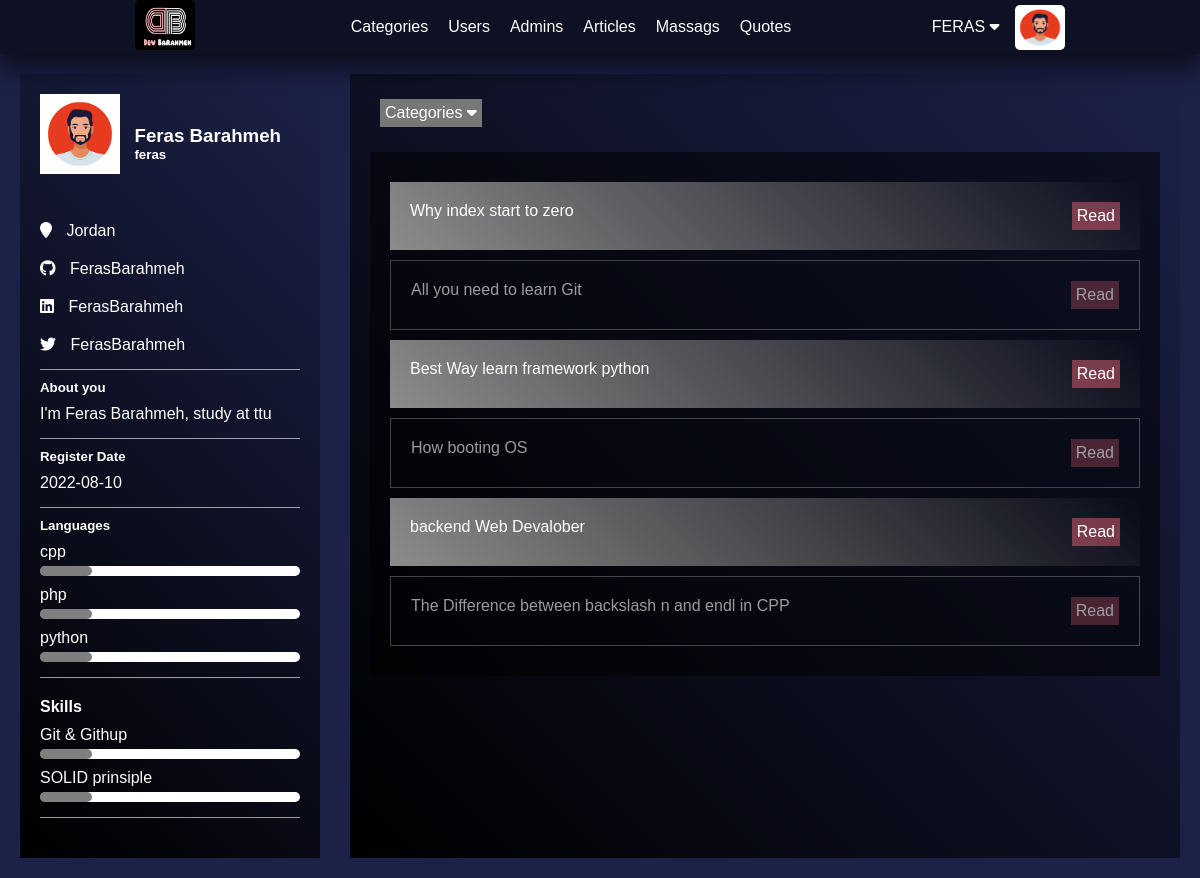
Page /admin/profile.php (signed in) on the committed database.
### tables this page shows
CREATE TABLE `users` (
  `IdUser` int(11) NOT NULL COMMENT 'Identify user number',
  `userName` char(255) NOT NULL,
  `password` varchar(255) NOT NULL,
  `email` varchar(255) NOT NULL,
  `fullName` varchar(255) NOT NULL,
  `aboutYou` varchar(255) NOT NULL,
  `langs` varchar(255) NOT NULL,
  `tools` text DEFAULT NULL,
  `permission` tinyint(11) NOT NULL,
  `age` tinyint(4) NOT NULL,
  `imageName` varchar(255) DEFAULT NULL,
  `dataRegister` date NOT NULL
);

CREATE TABLE `articles` (
  `IdArticle` int(11) NOT NULL,
  `titleArticle` varchar(255) NOT NULL,
  `content` text NOT NULL,
  `imageName` varchar(255) DEFAULT NULL,
  `IdUser` int(11) NOT NULL,
  `categoryID` int(11) DEFAULT NULL,
  `additionDate` date NOT NULL
);

### admin/init.php (called while the page is built, shortened)
<?php
    include("config.php");
    $tpl            = 'include/templates/';
    $commfilesPHP   = '../commonBetweenBackFront/php/';
    include($commfilesPHP. 'functions.php');
    include($commfilesPHP. 'images.php');
    include($tpl . 'header.php');
    if (!function_exists('SetNav')) {
        function SetNav() {
            global $tpl;
            include($tpl . 'nav.php');
        }
    }

### commonBetweenBackFront/php/functions.php (called while the page is built, shortened)
        <?php
class Queries {
    public static function FromTable($filed='*', $table, $condition=NULL, $typeFetch = 'fetchAll', $ordered = null, $typeOrders = 'DESC', $limit = NULL) {
        global $db;
        if($ordered === null) {
            $stmt = $db->prepare("SELECT $filed FROM $table $condition $limit");
        }
        else
            $stmt = $db->prepare("SELECT $filed FROM $table $condition ORDER BY $ordered $typeOrders $limit");
        $stmt->execute();
        if ($typeFetch === 'fetchAll')
            $requerd = $stmt->fetchAll();
        elseif($typeFetch === 'fetch') {
            $requerd = $stmt->fetch();
        }
        return $requerd;
    }
}
class Sessions {
    public static function IfSetSessionDepValue($key) {
        if ( ! empty($_SESSION[$key]) && isset( $_SESSION[$key] ) ) {
            return true;
        } else {
            return 0;
        }
    }
    public static function GetValueSessionDepKey($key) {
        if (self::IfSetSessionDepValue($key)) {
            return $_SESSION[$key];
        } else {
            return false;
        }
    }
}

### admin/profile.php (the view, shortened to what this page needs)
<?php
    include ('init.php');
    SetNav();
    function PrintArticlesName() {
        $idUser = Sessions::GetValueSessionDepKey('IdUser');
        $articles = Queries::FromTable("titleArticle, categoryID" , 'articles', "WHERE IdUser = " . $idUser);
        foreach ($articles as $article) {
            ?>
                <li class="name-articel" idcat="<?php echo $article['categoryID'] ?>"><a href="showarticle.php?<?php echo $article['titleArticle'] ?>"><?php echo $article['titleArticle'] ?></a> <a href="showarticle.php?<?php echo str_replace(" ", "-", $article['titleArticle']) ?>" class="btn-read">Read</a></li>
            <?php
        }
    }
    function PrintLanguages() {
        $idUser = Sessions::GetValueSessionDepKey('IdUser');
        $langs = Queries::FromTable("langs" , 'users', "WHERE IdUser = " . $idUser, 'fetch')['langs'];
        $SplitedLangs = explode(',', $langs);
        foreach ($SplitedLangs as $lang) {
        ?>
            <div class="lang">
                <label class="name-lang"><?php echo $lang ?></label>
                <div class="under"></div>
            </div>
        <?php }
    }
    function PrintSkilles () {
        $idUser = Sessions::GetValueSessionDepKey('IdUser');
        $skilles = Queries::FromTable("tools" , 'users', "WHERE IdUser = " . $idUser, 'fetch')['tools'];
        $SplitedSkilles = explode(',', $skilles);
        if (!empty($skilles)) {
            foreach ($SplitedSkilles as $skill) {
                ?>
                    <div class="skill">
                        <label class="name-skill"><?php echo $skill ?></label>
                        <div class="under"></div>
                    </div>
                <?php }
        } else {
            ?> <img src="../commonBetweenBackFront/images/imagesProject/null_light.png" alt="" class="null-img"> <?php
        }
    }
            ?>
            <?php
    function StructerProfiel () {
        global $commfilesuploaded;
        $queries = new Queries;
        $idUser = Sessions::GetValueSessionDepKey('IdUser');
        $imgname = $queries->FromTable("imageName", 'users', "WHERE IdUser = $idUser", 'fetch')['imageName'];
            $info = $queries->FromTable("*" , 'users', "WHERE users.IdUser = $idUser", 'fetch');
        ?>
            <div class="content-profile">
                <aside class="aside-profile">
                    <div class="header">
                        <div class="name-user">
                            <div class="img"><?php ShowImage::SetImg($commfilesuploaded . "users/", $imgname) ?></div>
                            <div class="name">
                                <h3><?php echo $info['fullName'] ?></h3>
                                <h5 class="username"><?php echo $info['userName'] ?></h5>
                            </div>
                        </div>
                        <div class="location link"><span><i class="fa-solid fa-location-pin"></i></span> Jordan</div>
                        <a href="#" class="githup link"><span><i class="fa-brands fa-github"></i></span> FerasBarahmeh</a>
                        <a href="#" class="facebook link" ><span><i class="fa-brands fa-linkedin"></i></span> FerasBarahmeh</a>
                        <a href="#" class="twetter link"><span><i class="fa-brands fa-twitter"></i></span> FerasBarahmeh</a>
                        <div class="separator"></div>
                    </div>
                    <div class="bio">
                        <h5>About you</h5>
                        <p><?php echo $info['aboutYou'] ?> </p>
                        <div class="separator"></div>
                    </div>
                    <div class="date-reg">
                        <h5>Register Date</h5>
                        <p><?php echo $info['dataRegister'] ?> </p>
                        <div class="separator"></div>
                    </div>
                    <div class="langs">
                        <h5>Languages</h5>
                        <?php PrintLanguages() ?>
                        <div class="separator"></div>
                    </div>
                    <div class="skills">
                            <h4>Skills</h4>
                            <?php PrintSkilles() ?>
                            <div class="separator"></div>
                    </div>
                </aside>
                <section class="contant-section">
                    <div class="header-contaner">
                        <div class="categoreis-dropdown" onclick="openList()">
                            Categories
                            <span><i class="fa-solid fa-caret-down" aria-hidden="true"></i><i class="fa-solid fa-caret-up"></i></span>
                        </div>
                    </div>
                    <div class="articles">
                        <div class="cats">
                            <ul id="if-no-val">
                                <?php PrintArticlesName() ?>
                        </div>
                    </div>
                </section>
            </div>
        <?php
    }
    StructerProfiel();
    include ($tpl . 'footer.php');

### commonBetweenBackFront/php/images.php (shortened to what this page needs)
<?php
    class NameImag {
        public static function GetNameImgFromDB($nameCol, $nameTable , $where ) {
            return  Queries::FromTable($nameCol, $nameTable,  $where , 'fetch')['imageName'];
        }
    }
    class ShowImage {
        public static function SetImg($path, $nameImg, $class = NULL ) {
            global $commfilesImags;
            if ( ! empty ($nameImg)) {
                ?> <img src="<?php echo $path . $nameImg ?>" alt="Image" class="<?php echo $class ?>"> <?php
            } else {
                ?>  <img src="<?php echo $commfilesImags ?>/imagesProject/defaultImg.jpg" alt="Image" class="<?php echo $class ?>"> <?php
            }
        }
    }

### admin/layout/backend.css (style rules this page uses)
.content-profile { display: flex; width: 100%; padding: 20px; }
.content-profile aside { background: linear-gradient(45deg, black, transparent); padding: 20px; flex-shrink: 1; width: 300px; }
.content-profile .aside-profile .header { display: flex; flex-wrap: wrap; flex-direction: column; }
.content-profile .aside-profile .header .name-user { width: 100%; margin-bottom: 15px; }
.content-profile .aside-profile .header .name-user img { width: 5rem; height: 5rem; }
.content-profile .aside-profile .header .name-user .img { display: inline-block; }
.content-profile .aside-profile .header .name-user .name { position: relative; display: inline-block; top: -15px; margin-left: 10px; }
.content-profile .aside-profile .link { display: block; margin: 20px 0 0 0; }
.content-profile .aside-profile .bio { margin: 10px 0 10px 0; }
.content-profile .aside-profile h5 { margin-bottom: 10px; }
.content-profile .aside-profile .location span { margin-right: 10px; }
.content-profile .aside-profile a span { margin-right: 10px; }
.content-profile .aside-profile .langs { margin: 10px 0 20px 0 ; }
.content-profile .aside-profile .lang { margin: 10px 0; }
.content-profile .aside-profile .skills { margin: 10px 0 20px 0 ; }
.content-profile .aside-profile .skill { margin: 10px 0; }
.contant-section { flex-grow: 3; padding: 20px; background: linear-gradient(45deg, black, transparent); margin-left: 30px; }
.contant-section .header-contaner { display: flex; margin-bottom: 20px; padding: 5px 10px; }
.contant-section .header-contaner .categoreis-dropdown { margin-right: 10px; background-color: #777; padding: 5px; position: relative; cursor: pointer; transition: .2s ease-in-out; }
.contant-section .articles { background: var(--bbackground-color); padding: 20px; }
.contant-section .articles ul li { margin: 10px 0; padding: 20px; display: flex; justify-content: space-between; }
.contant-section .articles ul li .btn-read { height: fit-content; background-color: var(--color-cards); padding: 5px; }
.contant-section .articles ul li:nth-child(odd) { background: linear-gradient(45deg, #8c8c8c, transparent); }
.contant-section .articles ul li:nth-child(even) { opacity: .6; border: 1px solid #6e6e6e; }

### commonBetweenBackFront/css/navigationBar.css (style rules this page uses)
.profile-pictuer { width: 50px; height: 45px; border-radius: 5px; margin-left: 10px; }

### commonBetweenBackFront/css/globalEdit.css (style rules this page uses)
* { -moz-box-sizing: border-box; -webkit-box-sizing: border-box; box-sizing: border-box; padding: 0px; margin: 0px; }
:root { --main-color: #1C2148; --bbackground-color: rgba(0, 0, 0, 0.5); --assistant: #f3d33a; --titels: cadetblue; --titles-two: #1da4f2; --sun-theam: #fff; --color-cat-three: #81ecec; --danger: #ed6464; --info: rgb(135, 222, 239); --main-cat-tow: #1da4f2; --success: rgb(147, 227, 147); --desine-one: #81ecec; --color-cards: #ce596d8c; }
html { scroll-behavior: smooth; height: 100%; background-color: #1C2148; }
body { background-color: #1C2148; color: var(--sun-theam); margin: 0; padding: 0; font-family: sans-serif; height: 100%; }
ul { list-style: none; }
a { text-decoration: none; color: white; }
.under { width: 100%; background-color: #fff; height: 10px; border-radius: 10px; margin-top: 5px; }
.under::before { content: ""; width: 20%; background-color: var(--bbackground-color); height: 10px; border-radius: 10px; margin-top: 5px; position: relative; display: block; }
.separator { margin-top: 15px; border-bottom: 1px solid; opacity: .6; }

### rows in the picture
users: imageName (picture), fullName "Feras Barahmeh", userName "feras", aboutYou "I'm Feras Barahmeh, study at ttu", dataRegister "2022-08-10", langs "cpp", langs "php", langs "python", tools "Git & Githup", tools "SOLID prinsiple"
articles: titleArticle "Why index start to zero"
articles: titleArticle "All you need to learn Git"
articles: titleArticle "Best Way learn framework python"
articles: titleArticle "How booting OS"
articles: titleArticle "backend Web Devalober"
articles: titleArticle "The Difference between backslash n and endl in CPP"

### other values in the picture
$_SESSION['adminName'] "FERAS"
